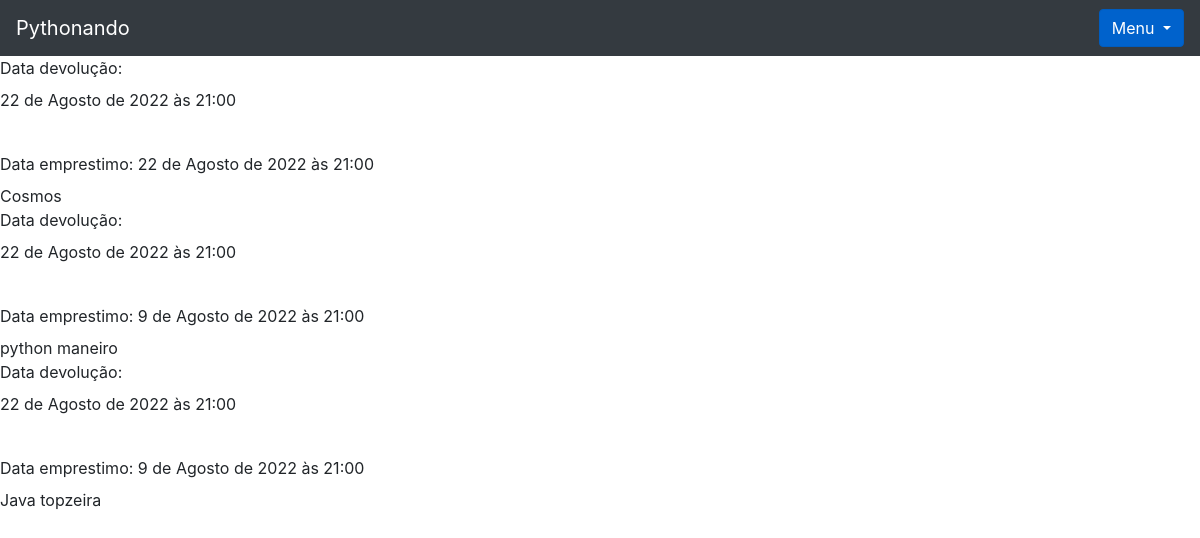
/livro/seus_emprestimos (signed in), run on an earlier commit of the app's database.
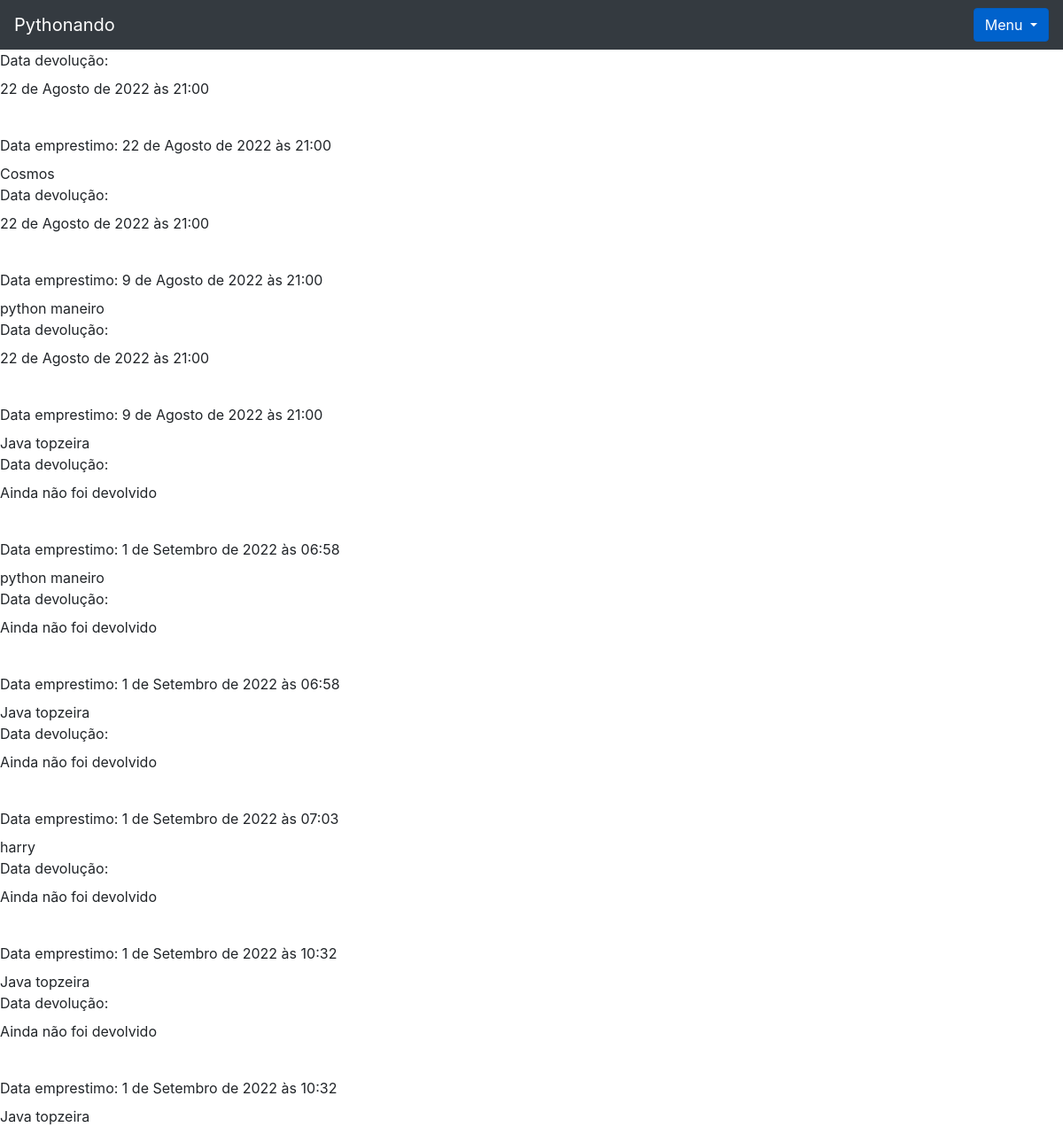
And on a later commit of the database.
### livro/models.py (models this page shows, shortened)
class Emprestimos(models.Model):
    choices = (
        ('P', 'Péssimo '),
        ('R', 'Ruim'),
        ('B', 'Bom'),
        ('O', 'Ótimo')
    )
    nome_emprestado = models.ForeignKey(Usuario, on_delete=models.DO_NOTHING,blank = True, null = True)
    nome_emprestado_anonimo = models.CharField(max_length = 30, blank = True, null = True)
    data_emprestimo = models.DateTimeField(default=datetime.datetime.now())
    data_devolucao = models.DateTimeField(blank = True, null = True)
    livro = models.ForeignKey(Livros, on_delete=models.DO_NOTHING)
    avaliacao = models.CharField(max_length=1, choices=choices, null=True, blank=True)

class Livros(models.Model):
    nome = models.CharField(max_length = 100)
    autor = models.CharField(max_length = 30)
    co_autor = models.CharField(max_length = 30, blank = True, null = True)
    data_cadastro = models.DateField(default = date.today)
    emprestado = models.BooleanField(default=False)
    categoria = models.ForeignKey(Categoria, on_delete=models.DO_NOTHING)
    usuario = models.ForeignKey(Usuario, on_delete=models.DO_NOTHING)
    class Meta:
        verbose_name = 'Livro'
    def __str__(self) -> str:
        return self.nome

### livro/views.py (the view)
# urls.py: path('seus_emprestimos', views.seus_emprestimos, name="seus_emprestimos")
def seus_emprestimos(request):
    usuario = Usuario.objects.get(id=request.session['usuario'])
    emprestimos = Emprestimos.objects.filter(nome_emprestado = usuario)
    return render(request, 'seus_emprestimos.html', {'usuario_logado': request.session['usuario'],
                                                    'emprestimos': emprestimos})

### livro/templates/seus_emprestimos.html
{% extends 'base.html' %}
{% block  'conteudo' %}
{% for emprestimo in emprestimos %}
    <label>Data devolução:</label>
    {% if emprestimo.data_devolucao %}
        <p>{{emprestimo.data_devolucao}}</p>
    {% else %}
        <p>Ainda não foi devolvido</p>
    {% endif %}
    <br>
    <label>Data emprestimo:</label>
    {{ emprestimo.data_emprestimo}}
    <br>
    {{emprestimo.livro}}
    <br>
{% endfor %}
{% endblock %}

### templates/base.html (shortened to what this page needs)
<!doctype html>
<html lang="pt-BR">
  <head>
    <link rel="stylesheet" href="https://cdn.jsdelivr.net/npm/bootstrap@4.6.2/dist/css/bootstrap.min.css">
  </head>
  <body>
    <nav class="navbar navbar-dark bg-dark">
      <a class="navbar-brand" href="{% url 'home' %}">Pythonando</a>
      {% if usuario_logado %}
      <div class="dropdown show">
        <a class="btn btn-primary dropdown-toggle" href="#" type="button" id="dropdownMenuButton" data-toggle="dropdown" aria-haspopup="true" aria-expanded="false">
          Menu
        </a>
      </div>
      {% endif %}
    </nav>
    {% block 'conteudo' %} {% endblock %}
  </body>
</html>

What changed in the data, as far as the page shows it:
added Emprestimos: shows "Ainda não foi devolvido", data_emprestimo "1 de Setembro de 2022 às 06:58", livro "python maneiro"
added Emprestimos: shows "Ainda não foi devolvido", data_emprestimo "1 de Setembro de 2022 às 06:58", livro "Java topzeira"
added Emprestimos: shows "Ainda não foi devolvido", data_emprestimo "1 de Setembro de 2022 às 07:03", livro "harry"
added Emprestimos: shows "Ainda não foi devolvido", data_emprestimo "1 de Setembro de 2022 às 10:32", livro "Java topzeira"
added Emprestimos: shows "Ainda não foi devolvido", data_emprestimo "1 de Setembro de 2022 às 10:32", livro "Java topzeira"
